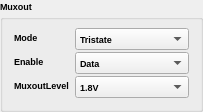
  <widget class="QGroupBox" name="muxout">
   <property name="geometry">
    <rect>
     <x>580</x>
     <y>180</y>
     <width>201</width>
     <height>91</height>
    </rect>
   </property>
   <property name="font">
    <font>
     <family>Microsoft YaHei UI</family>
     <pointsize>7</pointsize>
     <weight>75</weight>
     <bold>true</bold>
    </font>
   </property>
   <property name="title">
    <string>Muxout</string>
   </property>
   <layout class="QVBoxLayout" name="verticalLayout_9">
    <item>
     <layout class="QFormLayout" name="muxoutLayout">
      <property name="horizontalSpacing">
       <number>6</number>
      </property>
      <property name="verticalSpacing">
       <number>2</number>
      </property>
      <item row="0" column="0">
       <widget class="QLabel" name="modeLabel">
        <property name="text">
         <string>Mode</string>
        </property>
       </widget>
      </item>
      <item row="0" column="1">
       <widget class="QComboBox" name="modeComboBox">
        <item>
         <property name="text">
          <string>Tristate</string>
         </property>
        </item>
        <item>
         <property name="text">
          <string>DigitalLockDetect</string>
         </property>
        </item>
        <item>
         <property name="text">
          <string>ChargePumpUp</string>
         </property>
        </item>
        <item>
         <property name="text">
          <string>ChargePumpDown</string>
         </property>
        </item>
        <item>
         <property name="text">
          <string>Rdiv2</string>
         </property>
        </item>
        <item>
         <property name="text">
          <string>NdividerOutput</string>
         </property>
        </item>
        <item>
         <property name="text">
          <string>VCOtestModes</string>
         </property>
        </item>
        <item>
         <property name="text">
          <string>Reserved</string>
         </property>
        </item>
        <item>
         <property name="text">
          <string>High</string>
         </property>
        </item>
        <item>
         <property name="text">
          <string>VCOcalibrationR</string>
         </property>
        </item>
        <item>
         <property name="text">
          <string>VCOcalibrationN</string>
         </property>
        </item>
       </widget>
      </item>
      <item row="1" column="0">
       <widget class="QLabel" name="enableLabel">
        <property name="text">
         <string>Enable</string>
        </property>
       </widget>
      </item>
      <item row="1" column="1">
       <widget class="QComboBox" name="enableComboBox">
        <item>
         <property name="text">
          <string>Data</string>
         </property>
        </item>
        <item>
         <property name="text">
          <string>Muxout</string>
         </property>
        </item>
       </widget>
      </item>
      <item row="2" column="0">
       <widget class="QLabel" name="muxoutLevelLabel">
        <property name="text">
         <string>MuxoutLevel</string>
        </property>
       </widget>
      </item>
      <item row="2" column="1">
       <widget class="QComboBox" name="muxoutLevelComboBox">
        <item>
         <property name="text">
          <string>1.8V</string>
         </property>
        </item>
        <item>
         <property name="text">
          <string>3.3V</string>
         </property>
        </item>
       </widget>
      </item>
     </layout>
    </item>
   </layout>
  </widget>
